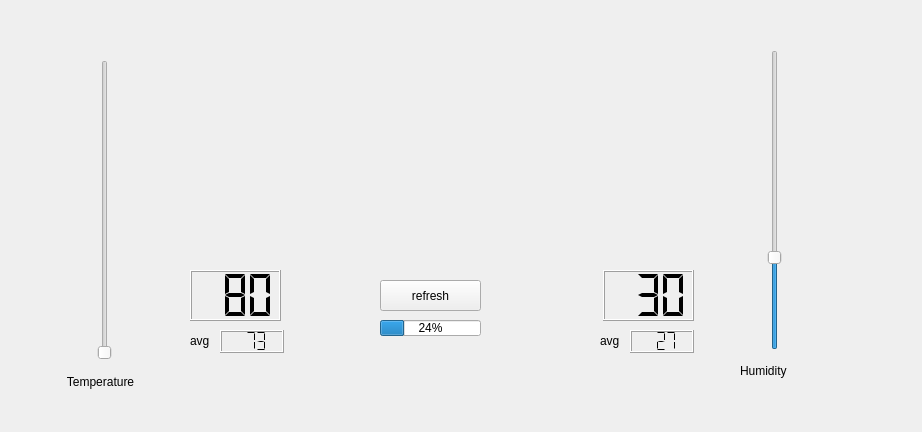
<?xml version="1.0" encoding="UTF-8"?>
<ui version="4.0">
 <class>Form</class>
 <widget class="QWidget" name="Form">
  <property name="geometry">
   <rect>
    <x>0</x>
    <y>0</y>
    <width>922</width>
    <height>432</height>
   </rect>
  </property>
  <property name="windowTitle">
   <string>Best Thermostat</string>
  </property>
  <widget class="QPushButton" name="refresh">
   <property name="geometry">
    <rect>
     <x>380</x>
     <y>280</y>
     <width>101</width>
     <height>31</height>
    </rect>
   </property>
   <property name="text">
    <string>refresh</string>
   </property>
  </widget>
  <widget class="rangeslider_vert" name="tempSet">
   <property name="geometry">
    <rect>
     <x>90</x>
     <y>60</y>
     <width>30</width>
     <height>300</height>
    </rect>
   </property>
   <property name="orientation">
    <enum>Qt::Vertical</enum>
   </property>
  </widget>
  <widget class="rangeslider_vert" name="humiditySet">
   <property name="geometry">
    <rect>
     <x>760</x>
     <y>50</y>
     <width>30</width>
     <height>300</height>
    </rect>
   </property>
   <property name="maximum">
    <number>100</number>
   </property>
   <property name="sliderPosition">
    <number>30</number>
   </property>
   <property name="orientation">
    <enum>Qt::Vertical</enum>
   </property>
   <property name="tickPosition">
    <enum>QSlider::NoTicks</enum>
   </property>
  </widget>
  <widget class="QLabel" name="label">
   <property name="geometry">
    <rect>
     <x>50</x>
     <y>371</y>
     <width>101</width>
     <height>21</height>
    </rect>
   </property>
   <property name="text">
    <string>Temperature</string>
   </property>
   <property name="alignment">
    <set>Qt::AlignCenter</set>
   </property>
  </widget>
  <widget class="QLabel" name="label_2">
   <property name="geometry">
    <rect>
     <x>740</x>
     <y>360</y>
     <width>71</width>
     <height>21</height>
    </rect>
   </property>
   <property name="text">
    <string>Humidity</string>
   </property>
  </widget>
  <widget class="QWidget" name="widget" native="true">
   <property name="geometry">
    <rect>
     <x>170</x>
     <y>240</y>
     <width>120</width>
     <height>121</height>
    </rect>
   </property>
   <property name="autoFillBackground">
    <bool>false</bool>
   </property>
   <property name="styleSheet">
    <string notr="true">QLCDNumber[alert=true]{background: rgb(255, 0, 0)}</string>
   </property>
   <widget class="QLCDNumber" name="avgTemp">
    <property name="geometry">
     <rect>
      <x>50</x>
      <y>90</y>
      <width>64</width>
      <height>23</height>
     </rect>
    </property>
    <property name="digitCount">
     <number>3</number>
    </property>
    <property name="segmentStyle">
     <enum>QLCDNumber::Flat</enum>
    </property>
    <property name="intValue" stdset="0">
     <number>73</number>
    </property>
   </widget>
   <widget class="QLCDNumber" name="currTemp">
    <property name="geometry">
     <rect>
      <x>20</x>
      <y>30</y>
      <width>91</width>
      <height>51</height>
     </rect>
    </property>
    <property name="font">
     <font>
      <pointsize>22</pointsize>
     </font>
    </property>
    <property name="autoFillBackground">
     <bool>false</bool>
    </property>
    <property name="digitCount">
     <number>3</number>
    </property>
    <property name="segmentStyle">
     <enum>QLCDNumber::Flat</enum>
    </property>
    <property name="intValue" stdset="0">
     <number>80</number>
    </property>
    <property name="min" stdset="0">
     <number>65</number>
    </property>
    <property name="max" stdset="0">
     <number>85</number>
    </property>
    <property name="alert" stdset="0">
     <bool>false</bool>
    </property>
   </widget>
   <widget class="QLabel" name="label_3">
    <property name="geometry">
     <rect>
      <x>20</x>
      <y>90</y>
      <width>31</width>
      <height>22</height>
     </rect>
    </property>
    <property name="text">
     <string>avg</string>
    </property>
   </widget>
  </widget>
  <widget class="QWidget" name="widget_2" native="true">
   <property name="geometry">
    <rect>
     <x>580</x>
     <y>240</y>
     <width>120</width>
     <height>121</height>
    </rect>
   </property>
   <widget class="QLCDNumber" name="avgHum">
    <property name="geometry">
     <rect>
      <x>50</x>
      <y>90</y>
      <width>64</width>
      <height>23</height>
     </rect>
    </property>
    <property name="styleSheet">
     <string notr="true">QLCDNumber[alert=true]{background: rgb(255, 0, 0)}</string>
    </property>
    <property name="digitCount">
     <number>3</number>
    </property>
    <property name="segmentStyle">
     <enum>QLCDNumber::Flat</enum>
    </property>
    <property name="intValue" stdset="0">
     <number>27</number>
    </property>
   </widget>
   <widget class="QLCDNumber" name="currHum">
    <property name="geometry">
     <rect>
      <x>23</x>
      <y>30</y>
      <width>91</width>
      <height>51</height>
     </rect>
    </property>
    <property name="font">
     <font>
      <pointsize>22</pointsize>
     </font>
    </property>
    <property name="digitCount">
     <number>3</number>
    </property>
    <property name="segmentStyle">
     <enum>QLCDNumber::Flat</enum>
    </property>
    <property name="intValue" stdset="0">
     <number>30</number>
    </property>
   </widget>
   <widget class="QLabel" name="label_4">
    <property name="geometry">
     <rect>
      <x>20</x>
      <y>90</y>
      <width>31</width>
      <height>22</height>
     </rect>
    </property>
    <property name="text">
     <string>avg</string>
    </property>
   </widget>
  </widget>
  <widget class="QProgressBar" name="autoRefresh">
   <property name="geometry">
    <rect>
     <x>380</x>
     <y>320</y>
     <width>101</width>
     <height>16</height>
    </rect>
   </property>
   <property name="inputMethodHints">
    <set>Qt::ImhNone</set>
   </property>
   <property name="value">
    <number>24</number>
   </property>
  </widget>
 </widget>
 <customwidgets>
  <customwidget>
   <class>rangeslider_vert</class>
   <extends>QSlider</extends>
   <header location="global">rangeslider_vert.h</header>
  </customwidget>
 </customwidgets>
 <resources/>
 <connections>
  <connection>
   <sender>refresh</sender>
   <signal>clicked()</signal>
   <receiver>label_2</receiver>
   <slot>update()</slot>
   <hints>
    <hint type="sourcelabel">
     <x>244</x>
     <y>332</y>
    </hint>
    <hint type="destinationlabel">
     <x>494</x>
     <y>343</y>
    </hint>
   </hints>
  </connection>
  <connection>
   <sender>refresh</sender>
   <signal>clicked()</signal>
   <receiver>label</receiver>
   <slot>update()</slot>
   <hints>
    <hint type="sourcelabel">
     <x>250</x>
     <y>336</y>
    </hint>
    <hint type="destinationlabel">
     <x>63</x>
     <y>347</y>
    </hint>
   </hints>
  </connection>
  <connection>
   <sender>tempSet</sender>
   <signal>valueChanged(int)</signal>
   <receiver>widget</receiver>
   <slot>update()</slot>
   <hints>
    <hint type="sourcelabel">
     <x>102</x>
     <y>174</y>
    </hint>
    <hint type="destinationlabel">
     <x>193</x>
     <y>281</y>
    </hint>
   </hints>
  </connection>
  <connection>
   <sender>humiditySet</sender>
   <signal>valueChanged(int)</signal>
   <receiver>widget_2</receiver>
   <slot>update()</slot>
   <hints>
    <hint type="sourcelabel">
     <x>478</x>
     <y>256</y>
    </hint>
    <hint type="destinationlabel">
     <x>403</x>
     <y>268</y>
    </hint>
   </hints>
  </connection>
 </connections>
</ui>
